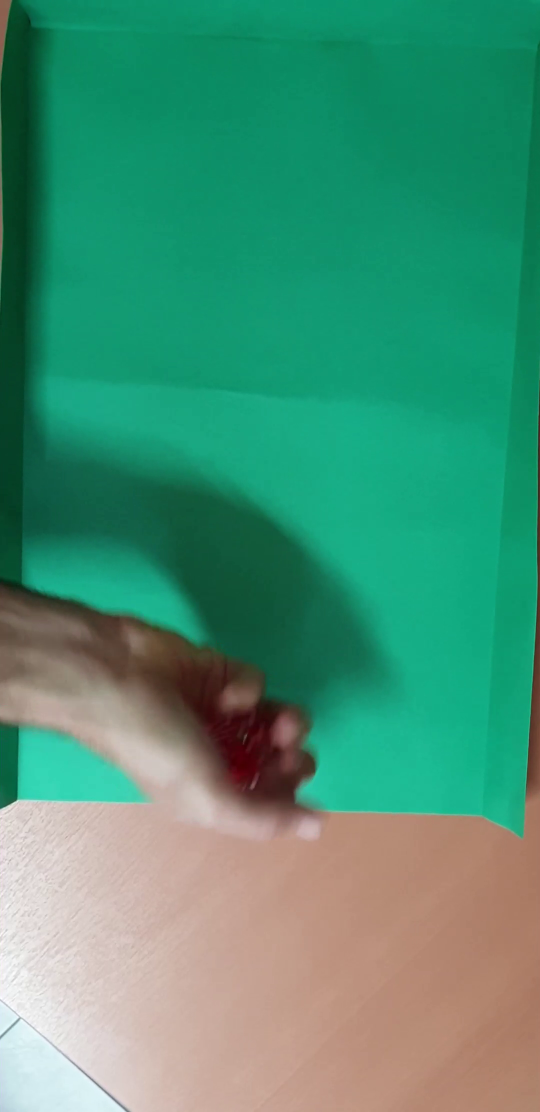
#> input picture frame 14 of media/tirada1.mp4, 1080 x 2224 px, given in place of video1.mp4, which was not available (shown at 1/2 size)
$ python LucasKanade.py
#> lines starting #> are read from the running program, lines starting #| are printed output that depends on the picture; pictures that were not available may be replaced by others from this repository, and a replacement may not be noted
import numpy as np
import cv2

MAX_POINTS = 1000
SENSITIVITY = 3
TRACK = False

cap = cv2.VideoCapture('../media/video1.mp4')
# parametros para detección de esquinas ShiTomasi
if (cap.isOpened()== False):
    raise Exception("Error opening video stream or file")

feature_params = dict( maxCorners = MAX_POINTS,
                       qualityLevel = 0.2,
                       minDistance = 5,
                       )

# Parámetros para el flujo óptico de Lucas Kanade
lk_params = dict( winSize = (30,30),
                  maxLevel = 2,
                  criteria = (cv2.TERM_CRITERIA_EPS | cv2.TERM_CRITERIA_COUNT, 10, 0.03))

# Crea algunos colores aleatorios
color = np.random.randint(0,255,(MAX_POINTS,3))
# Toma el primer cuadro y encuentra esquinas en él
ret, old_frame = cap.read()
#> old_frame is the input picture: shape (2224, 1080, 3); mean B, G, R 116.6, 145.4, 73.4
old_gray = cv2.cvtColor(old_frame, cv2.COLOR_BGR2GRAY)
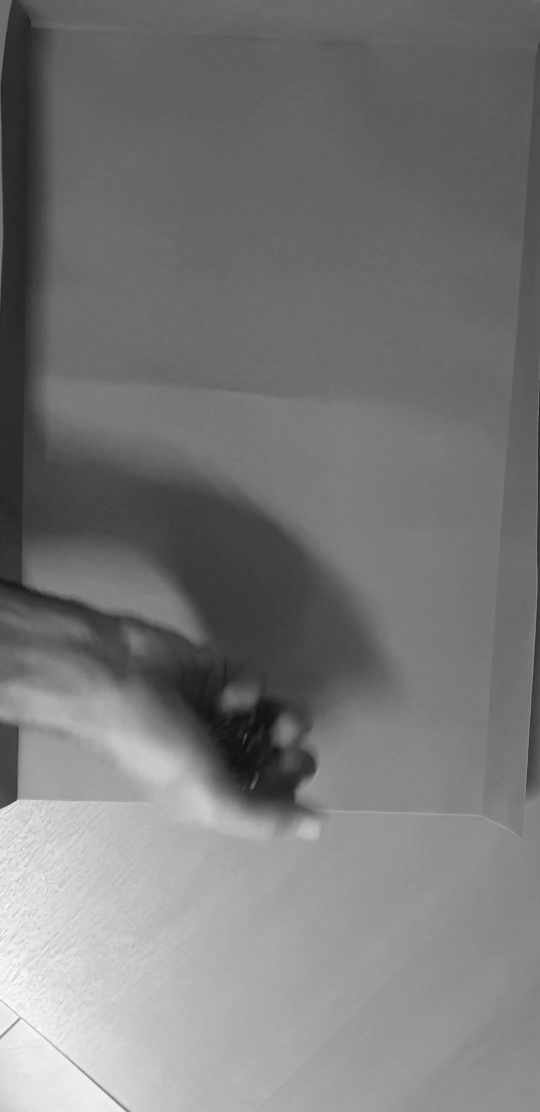
#> old_gray: shape (2224, 1080) (shown at 1/2 size); min 15, max 255, mean 120.5
p0 = cv2.goodFeaturesToTrack(old_gray, mask = None, **feature_params)
#> p0 = 40 rows, first 8: [35, 1598], [39, 2034], [492, 1469], [31, 1601], [486, 1488], [1, 2078], [1, 1617], [76, 1859]

# Crear una máscara de imagen para dibujar
mask = np.zeros_like(old_frame)

while(True):
  ret,frame = cap.read()
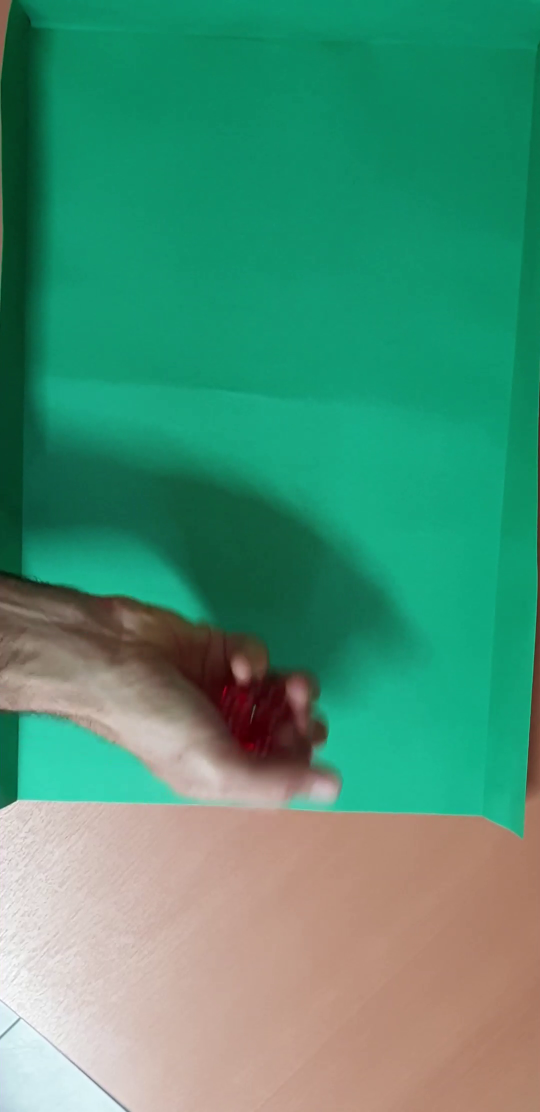
#> input picture frame 15 of media/tirada1.mp4, 1080 x 2224 px, given in place of video1.mp4, which was not available (shown at 1/2 size)
#> frame is the input picture: shape (2224, 1080, 3); mean B, G, R 116.8, 145.3, 74.8
  frame_gray = cv2.cvtColor(frame, cv2.COLOR_BGR2GRAY)
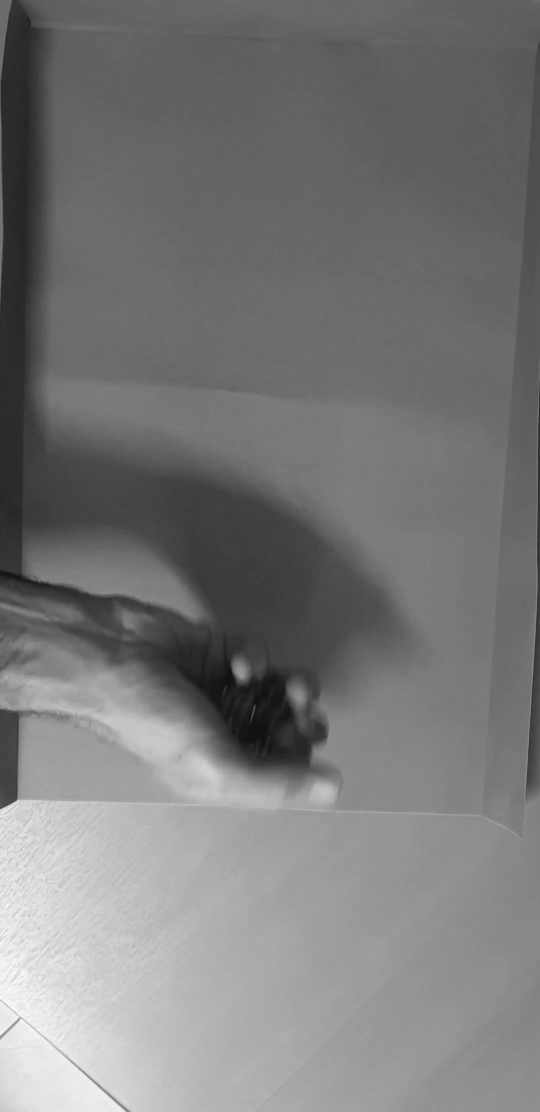
#> frame_gray: shape (2224, 1080) (shown at 1/2 size); min 12, max 255, mean 120.9

  # calcula optical flow
  p1, st, err = cv2.calcOpticalFlowPyrLK(old_gray, frame_gray, p0, None, **lk_params)
#> p1 = 40 rows, first 8: [35, 1598.2], [39.13, 2034.1], [509.7, 1412.3], [30.98, 1601.2], [518.7, 1429.3], [1.1, 2078.1], [0.853, 1617.3], [75.97, 1859.1]; st = 40 values from 1 to 1; err = 40 values, max 10.03 at index 4, min 0.4 at index 28, mean 1.29

  # Select good points
  good_new = p1[st==1]
#> good_new = 40 pairs, first value 0.853 to 518.7, second value 1412.3 to 2078.1
  good_old = p0[st==1]
#> good_old = 40 pairs, first value 1 to 503, second value 1469 to 2078
  #print( len(good_new))

  coords = [(new, old) for new, old in zip(good_new,good_old) if abs(new[0]-old[0]) > SENSITIVITY or abs(new[1]-old[1]) > SENSITIVITY ]
#> coords = [([509.7, 1412.3], [492, 1469]), ([518.7, 1429.3], [486, 1488]), ([507.7, 1508.5], [503, 1577])]

  for i,(new,old) in enumerate(coords):
    a,b = new.ravel()
    a,b = int(a),int(b)

    c,d = old.ravel()
    c,d = int(c),int(d)

    try:
      mask = mask if not TRACK else cv2.line(mask, (a,b),(c,d), color[i].tolist(), 2)
      frame = cv2.circle(frame,(a,b),5,color[i].tolist(),-1)
    except Exception as e:
      print(e)
#> this loop made 3 passes
#> (new, a, b, c, d) on passes 1 to 3: ([509.7, 1412.3], 509, 1412, 492, 1469), ([518.7, 1429.3], 518, 1429, 486, 1488), ([507.7, 1508.5], 507, 1508, 503, 1577)

  img = cv2.add(frame,mask)

  cv2.imshow('frame',img)
  k = cv2.waitKey(30) & 0xff
#> (key Esc is pressed here)
  if k == 27:
    break

  old_gray = frame_gray.copy()
  p0 = good_new.reshape(-1,1,2)

cv2.destroyAllWindows()
cap.release()

$ run again, starting later in the video
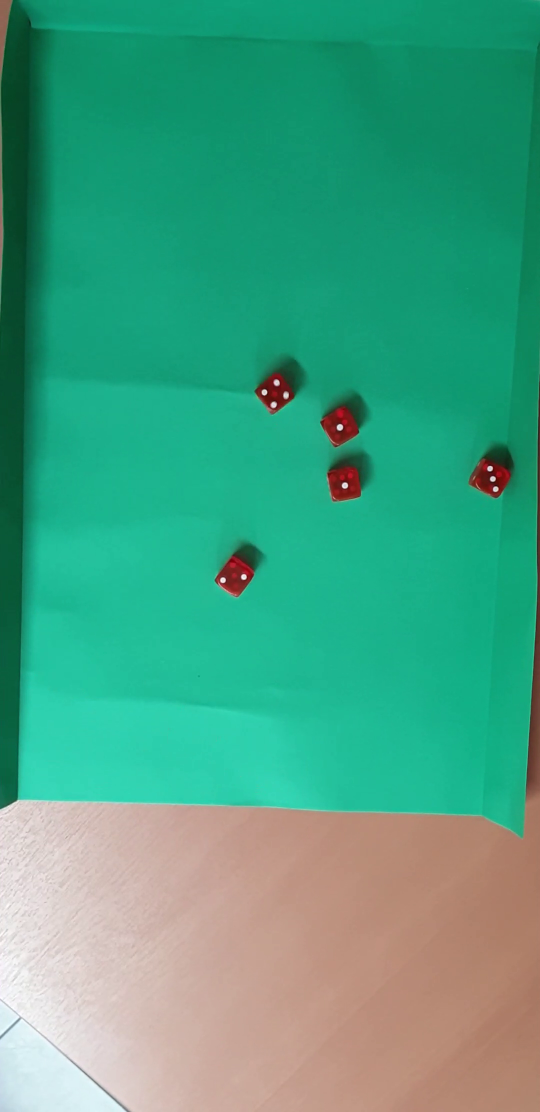
#> input picture frame 65 of media/tirada1.mp4, 1080 x 2224 px, given in place of video1.mp4, which was not available (shown at 1/2 size)
#> old_frame is the input picture: shape (2224, 1080, 3); mean B, G, R 130.6, 161, 71.8
#> `old_gray = cv2.cvtColor(old_frame, cv2.COLOR_BGR2GRAY)`:
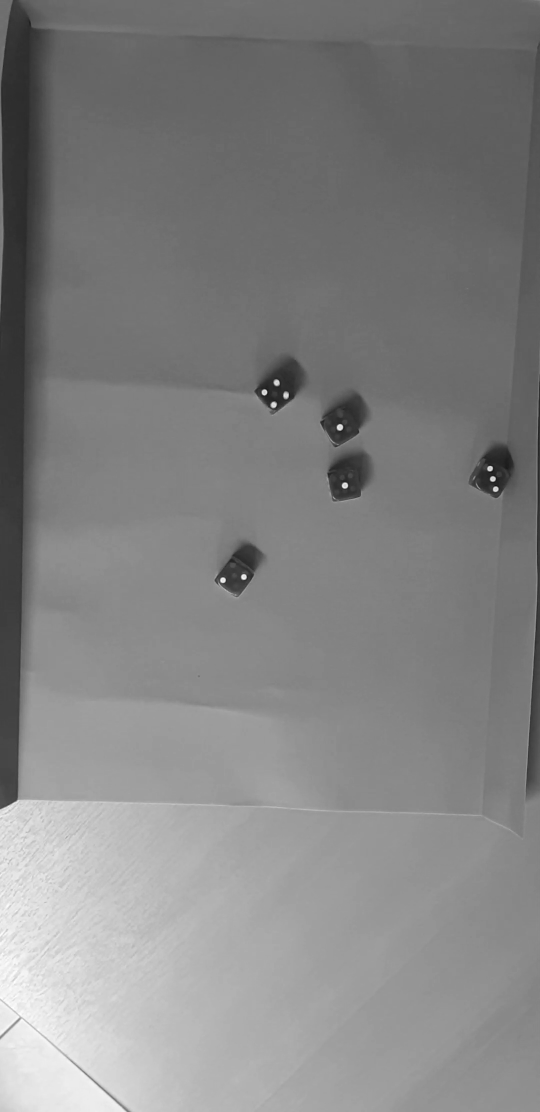
#> old_gray: shape (2224, 1080) (shown at 1/2 size); min 12, max 255, mean 130.8
#> p0 = 82 rows, first 8: [491, 1158], [984, 933], [666, 993], [986, 981], [528, 790], [491, 1150], [990, 954], [472, 1190]
#> p1 = 82 rows, first 8: [491, 1158.1], [984, 933], [666, 993], [986.1, 981.1], [528.7, 788], [491, 1150.1], [990, 954], [472, 1190.1]; st = 82 values from 1 to 1; err = 82 values, max 9.76 at index 35, min 0.0616 at index 60, mean 2.31
#> good_new = 82 pairs, first value 0.983 to 996.1, second value 752.6 to 2222
#> good_old = 82 pairs, first value 1 to 996, second value 759 to 2222
#> coords = 15 items, first 6: ([577, 776.1], [576, 787]), ([553.4, 754.5], [557, 761]), ([549, 799], [544, 805]), ([554.4, 762.5], [558, 769]), ([558.2, 799.6], [553, 806]), ([577, 783.4], [576, 794])
#> the loop `for i,(new,old) in enumerate(coords):` made 15 passes
#> (new, a, b, c, d) on passes 1 to 8: ([577, 776.1], 576, 776, 576, 787), ([553.4, 754.5], 553, 754, 557, 761), ([549, 799], 548, 798, 544, 805), ([554.4, 762.5], 554, 762, 558, 769), ([558.2, 799.6], 558, 799, 553, 806), ([577, 783.4], 577, 783, 576, 794), ([569.1, 783.4], 569, 783, 568, 794), ([550.1, 809], 550, 809, 545, 815)
